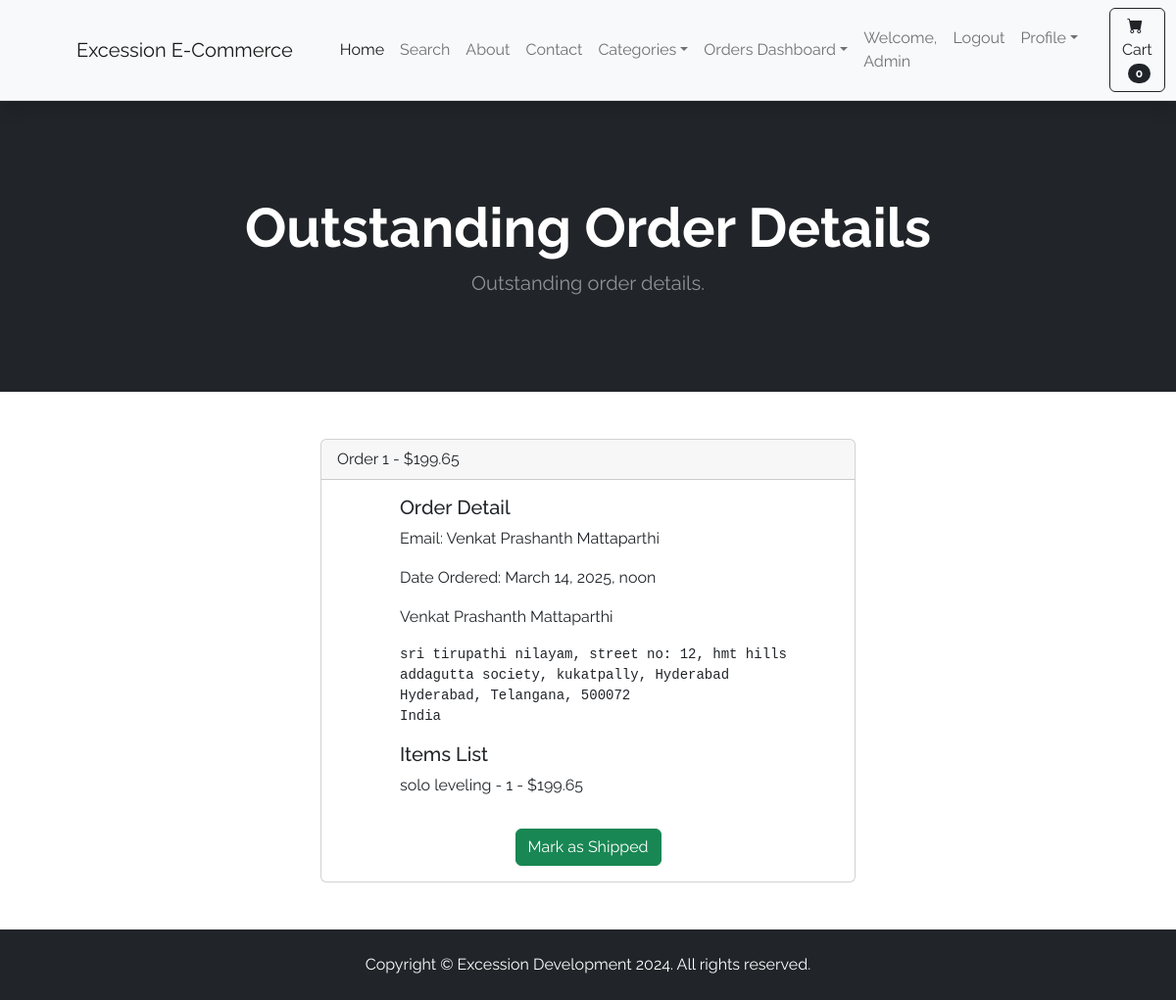
Screenshot of /payment/orders/1/ (signed in) with the database file from the repository.
### payment/models.py (models this page shows, shortened)
class Order(models.Model):
    user = models.ForeignKey(User, on_delete=models.CASCADE, null=True, blank=True)
    full_name = models.CharField(max_length=255)
    email = models.CharField(max_length=255)
    shipping_address = models.TextField(max_length=15000)
    amount_paid = models.DecimalField(max_digits=10, decimal_places=2)
    date_ordered = models.DateTimeField(auto_now_add=True)
    shipped = models.BooleanField(default=False)
    date_shipped = models.DateTimeField(blank=True, null=True)

class OrderItem(models.Model):
    order = models.ForeignKey(Order, on_delete=models.CASCADE, null=True)
    product = models.ForeignKey(Product, on_delete=models.CASCADE, null=True)
    user = models.ForeignKey(User, on_delete=models.CASCADE, null=True, blank=True)
    quantity = models.PositiveBigIntegerField(default=1)
    price = models.DecimalField(max_digits=10, decimal_places=2)

### store/models.py (models this page shows)
class Product(models.Model):
    name = models.CharField(max_length=100)
    price = models.DecimalField(default=0.00, decimal_places=2, max_digits=6)
    category = models.ForeignKey(Category, on_delete=models.CASCADE, default=1)
    description = models.TextField(blank=True)
    image = models.ImageField(upload_to="uploads/products/")
    is_sale = models.BooleanField(default=False)
    sale_price = models.DecimalField(default=0, decimal_places=2, max_digits=6)
    def __str__(self):
        return self.name

### payment/views.py (the view, shortened to what this page needs)
# urls.py: path("orders/<int:pk>/", views.orders, name="orders"),
def orders(request, pk):
    if request.user.is_authenticated and request.user.is_superuser:
        order = Order.objects.get(id=pk)
        items = OrderItem.objects.filter(order=pk)
        context = {"order": order, "items": items}
        return render(request, "payment/orders.html", context)
    else:
        messages.warning(request, "Access Denied!")
        return redirect("home")

### cart/cart.py (called while the page is built)
    def __len__(self):
        return len(self.cart)

### cart/context_processors.py (called while the page is built)
def cart(request):
    return {'cart': Cart(request)}

### templates/payment/orders.html (shortened to what this page needs)
{% extends 'base.html' %}
{% load static %}
{% block content %}
<header class="bg-dark py-5 m-0">
  <div class="container px-4 px-lg-5 my-5">
    <div class="text-center text-white">
      <h1 class="display-4 fw-bolder">Outstanding Order Details</h1>
      <p class="lead fw-normal text-white-50 mb-0">
        Outstanding order details.
      </p>
    </div>
  </div>
</header>
<div class="container">
  <div>
    <div class="row">
      <div class="col-md-6 offset-md-3">
        <div class="card my-5">
          <div class="card-header">
            Order {{ order.id }} - ${{ order.amount_paid }}
          </div>
          <div class="card-body" style="padding-left: 5rem;">
            <h5 class="card-title">Order Detail</h5>
            <p class="card-text">Email: {{ order.email }}</p>
            <p class="card-text">
              {% if order.date_shipped %}
                Date Shipped: {{ order.date_shipped }}
              {% else %}
                Date Ordered: {{ order.date_ordered }}
              {% endif %}
            </p>
            <p class="card-text">{{ order.full_name }}</p>
            <p class="card-text">
                <pre>{{ order.shipping_address }}</pre>
            </p>
            <h5 class="card-title">Items List</h5>
            {% for item in items %}
                <p class="card-text m-0">{{ item.product }} - {{ item.quantity }} - ${{ item.price }}</p>
            {% endfor %}
          </div>
          <div class="text-center">
            {% if not order.shipped %}
            <form action="" method="post">
              <button type="submit" class="btn btn-success my-3" data-toggle="tooltip" data-placement="top" title="Ensure items are ready to ship or have shipped">Mark as Shipped</button>
            </form>
            {% else %}
            <form action="" method="post">
              {% csrf_token %}
              <input type="hidden" name="shipping_status" value="false">
              <button type="submit" class="btn btn-danger my-3" data-toggle="tooltip" data-placement="top" title="Marked it shipped by accident, undo it here!">Mark as Not Shipped</button>
            </form>
            {% endif %}
          </div>
        </div>
      </div>
    </div>
  </div>
</div>
{% endblock content %}

### templates/base.html (shortened to what this page needs)
<!DOCTYPE html>
{% load static %}
<html lang="en">
    <head>
        <link href="https://cdn.jsdelivr.net/npm/bootstrap@5.3.1/dist/css/bootstrap.min.css" rel="stylesheet">
        <link href="https://cdn.jsdelivr.net/npm/bootstrap-icons@1.5.0/font/bootstrap-icons.css" rel="stylesheet" />
        <link rel="stylesheet" href="https://kit.fontawesome.com/231f655081.css">
        <link rel="stylesheet" href="{% static 'css/styles.css' %}" />
        <link rel="stylesheet" href="{% static 'css/custom.css' %}" />
    </head>
    <body>
        {% include "partials/navbar.html" %}
        {% block content %}
        {% endblock content %}
        {% include "partials/footer.html" %}
    </body>
</html>

### templates/partials/navbar.html (shortened to what this page needs)
<nav class="navbar navbar-expand-lg navbar-light bg-light border-bottom shadow">
  <div class="container px-4 px-lg-5">
    <a class="navbar-brand" href="{% url 'home' %}">Excession E-Commerce</a>
    <div class="collapse navbar-collapse" id="navbarSupportedContent">
      <ul class="navbar-nav me-auto mb-2 mb-lg-0 ms-lg-4">
        <li class="nav-item">
          <a class="nav-link active" aria-current="page" href="{% url 'home' %}">Home</a>
        </li>
        <li class="nav-item">
          <a class="nav-link" href="{% url 'search' %}">Search</a>
        </li>
        <li class="nav-item">
          <a class="nav-link" href="{% url 'about' %}">About</a>
        </li>
        <li class="nav-item">
          <a class="nav-link" href="{% url 'contact' %}">Contact</a>
        </li>
        <li class="nav-item dropdown">
          <a
            class="nav-link dropdown-toggle"
            id="navbarDropdown"
            href="#"
            role="button"
            data-bs-toggle="dropdown"
            aria-expanded="false"
            >Categories</a
          >
        </li>
        {% if user.is_superuser %}
          <li class="nav-item dropdown">
            <a
            class="nav-link dropdown-toggle"
            id="navbarDropdown"
            href="#"
            role="button"
            data-bs-toggle="dropdown"
            aria-expanded="false"
            >Orders Dashboard</a
            >
          </li>
        {% endif %}
      </ul>
      <ul class="navbar-nav ms-auto mb-2 mb-lg-0 me-lg-4">
        {% if user.is_authenticated %}
        <li class="nav-item">
          <a class="nav-link" href="#">Welcome, {{ user.username|title }}</a>
        </li>
        <li class="nav-item">
          <a class="nav-link" href="{% url 'logout' %}">Logout</a>
        </li>
        <li class="nav-item dropdown">
          <a
            class="nav-link dropdown-toggle"
            id="navbarDropdown"
            href="#"
            role="button"
            data-bs-toggle="dropdown"
            aria-expanded="false"
            >Profile</a
          >
        </li>
        {% endif %}
      </ul>
      <form class="d-flex">
        <a href="{% url 'cart-summary' %}" class="btn btn-outline-dark" type="submit">
          <i class="bi-cart-fill me-1"></i>
          Cart
          <span class="badge bg-dark text-white ms-1 rounded-pill" id="cart_quantity">{{ cart|length }}</span>
        </a>
      </form>
    </div>
  </div>
</nav>

### templates/partials/footer.html
<footer class="py-4 bg-dark">
  <div class="container">
    <p class="m-0 text-center text-white">
      Copyright &copy; Excession Development 2024. All rights reserved.
    </p>
  </div>
</footer>

### static/css/custom.css (style rules this page uses)
body { font-family: 'Raleway', sans-serif; }

### rows the page displays
Order: id "1", amount_paid "199.65", email "Venkat Prashanth Mattaparthi", date_ordered "March 14, 2025, noon", full_name "Venkat Prashanth Mattaparthi", shipping_address "sri tirupathi nilayam, street no: 12, hmt hills addagutta society, kukatpally, Hyderabad Hyderabad, Telangana, 500072 India"
OrderItem: product "solo leveling", quantity "1", price "199.65"

### other values shown
{{ user.username|title }} "Admin"
{{ cart|length }} "0"
